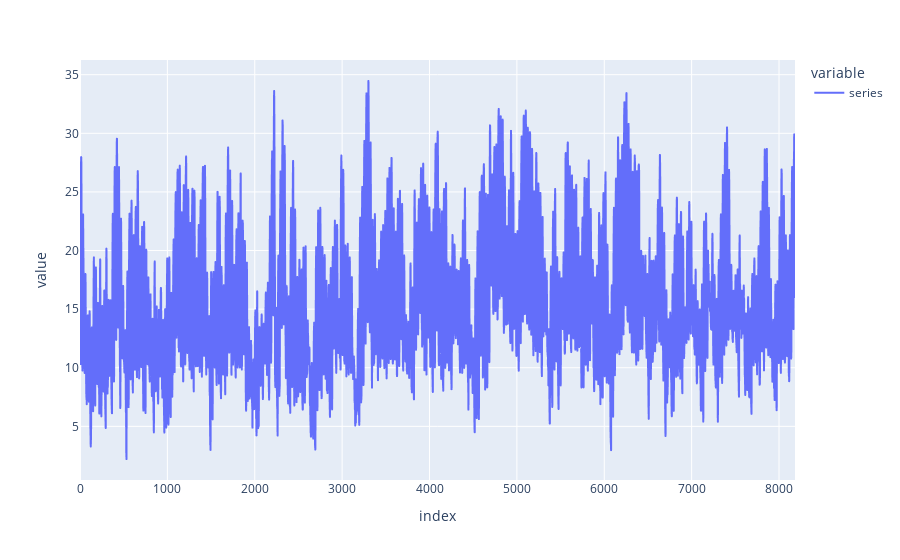
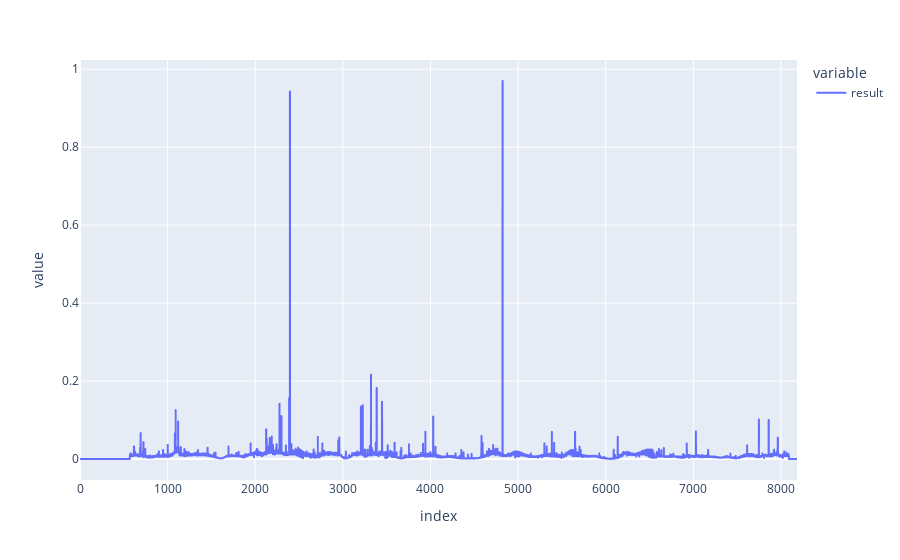

The notebook cell these images were saved under, in order:
### Code cell
import banpei
import pandas as pd
import matplotlib.pyplot as plt
pd.options.plotting.backend = "plotly"

BASE_PATH = '../data-sets/KDD-Cup/data/'

#raw_data = pd.read_csv(BASE_PATH + '248_UCR_Anomaly_2000.txt', names=['series'])
raw_data = pd.read_csv(BASE_PATH + '005_UCR_Anomaly_4000.txt', names=['series'])
data = raw_data['series']
T = data.shape[0]

display(data.plot())

# Create Banpei instance
model   = banpei.SST(w=(380))
"""
Parameters
        ----------
        w    : int
               Window size
        m    : int
               Number of basis vectors
        k    : int
               Number of columns for the trajectory and test matrices
        L    : int
               Lag time
"""
#results = model.detect(data)

results_lanc = model.detect(data, is_lanczos=True)

# Transform results from np.array to pd.DataFrame:
#results = pd.DataFrame(results, columns = ['result'])
results_lanc = pd.DataFrame(results_lanc, columns = ['result'])
#results = results['result']

#data = np.array(data)
#print(data)
#print(results)

#display(data.plot())
#display(results.plot())
display(results_lanc.plot())

#plt.plot(data)
#plt.show()

#plt.plot(results)
#plt.show()

"""
# Plot Data against banpei result:
plt.plot(X, data, color='b', label='data')
plt.plot(X, results, color='r', label='results')

plt.title("Banpei Data & Results")
plt.legend()
  
plt.show()
"""

### Figure 1 — Plotly figure (JSON) as saved in the notebook; plotly's stock layout.template omitted (floating-point values rounded to 4 significant figures; data arrays with more than 128 entries replaced by an {"elided": "..."} marker saying what was removed)
{"data": [{"hovertemplate": "variable=series<br>index=%{x}<br>value=%{y}<extra></extra>", "legendgroup": "series", "line": {"color": "#636efa", "dash": "solid"}, "marker": {"symbol": "circle"}, "mode": "lines", "name": "series", "showlegend": true, "type": "scattergl", "x": {"elided": "8184 int values"}, "xaxis": "x", "y": {"elided": "8184 float values"}, "yaxis": "y"}], "layout": {"legend": {"title": {"text": "variable"}, "tracegroupgap": 0}, "margin": {"t": 60}, "xaxis": {"anchor": "y", "domain": [0, 1], "title": {"text": "index"}}, "yaxis": {"anchor": "x", "domain": [0, 1], "title": {"text": "value"}}}}

### Figure 2 — Plotly figure (JSON) as saved in the notebook; plotly's stock layout.template omitted (floating-point values rounded to 4 significant figures; data arrays with more than 128 entries replaced by an {"elided": "..."} marker saying what was removed)
{"data": [{"hovertemplate": "variable=result<br>index=%{x}<br>value=%{y}<extra></extra>", "legendgroup": "result", "line": {"color": "#636efa", "dash": "solid"}, "marker": {"symbol": "circle"}, "mode": "lines", "name": "result", "showlegend": true, "type": "scattergl", "x": {"elided": "8184 int values"}, "xaxis": "x", "y": {"elided": "8184 float values"}, "yaxis": "y"}], "layout": {"legend": {"title": {"text": "variable"}, "tracegroupgap": 0}, "margin": {"t": 60}, "xaxis": {"anchor": "y", "domain": [0, 1], "title": {"text": "index"}}, "yaxis": {"anchor": "x", "domain": [0, 1], "title": {"text": "value"}}}}
